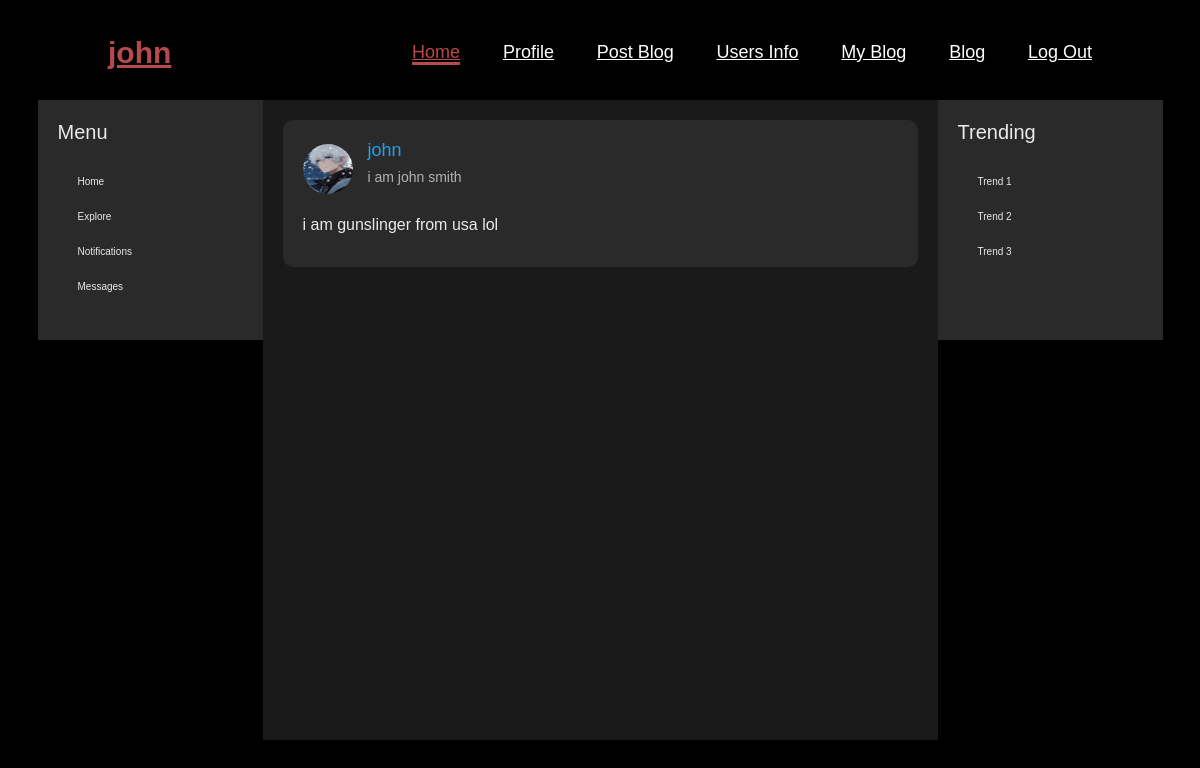
/blog.php (signed in), run on the app's committed database.
### tables this page shows
CREATE TABLE `users` (
  `id` int(11) NOT NULL,
  `fname` varchar(250) NOT NULL,
  `lname` varchar(250) NOT NULL,
  `email` varchar(250) NOT NULL,
  `phone` varchar(250) NOT NULL,
  `address` varchar(250) NOT NULL,
  `password` varchar(255) NOT NULL
);

CREATE TABLE `table` (
  `postid` int(11) NOT NULL,
  `title` text NOT NULL,
  `blog` text NOT NULL,
  `userid` int(11) NOT NULL,
  `postedtime` datetime NOT NULL
);

### sessionstart.php (called while the page is built, shortened)
<?php
    if(isset($_SESSION['login'])&& $_SESSION['login']=='true' ){
    $id=$_SESSION['id'];
    include 'server.php';
    $from="SELECT * FROM `users` WHERE `id`='$id'";
   $result=mysqli_query($conn,$from);
   $row=mysqli_fetch_assoc($result);
$fname=$row['fname'];
    }else{
      header('location:login.php');
    }
    ?>

### blog.php (the view, shortened to what this page needs)
<?php
include("nav.php")
?>
<?php
if (isset($_SESSION['login']) && $_SESSION['login'] == 'true') {
    $userid = $_SESSION['id'];
    include 'server.php';
    $from = "SELECT * FROM `table` WHERE `userid`='$userid' ";
    $result = mysqli_query($conn, $from);
} else {
    header('location:login.php');
}
?>
<!DOCTYPE html>
<html lang="en">
<head>
    <link rel="stylesheet" href="blogstyle.css">
    <link href="https://cdn.jsdelivr.net/npm/bootstrap@5.3.3/dist/css/bootstrap.min.css" rel="stylesheet">
</head>
<body>
    <div class="container">
        <div class="sidebar">
            <h2>Menu</h2>
            <ul>
                <li>Home</li>
                <li>Explore</li>
                <li>Notifications</li>
                <li>Messages</li>
            </ul>
        </div>
        <div class="main-content">
            <div class="posts">
                <?php
                while ($row = mysqli_fetch_assoc($result)) {
                    $title = $row['title'];
                    $blog = $row['blog'];
                    echo '
                    <div class="post">
                        <div class="user-info">
                            <img class="Avatar" src="images/profile 2.jpg" alt="User Avatar">
                            <div class="user-details">
                                <h3>' . $fname . '</h3>
                                <p>' . $title . '</p>
                            </div>
                        </div>
                        <p class="post-content">' . $blog . '</p>
                    </div>';
                }
                ?>
            </div>
        </div>
        <div class="sidebar right">
            <h2>Trending</h2>
            <ul>
                <li>Trend 1</li>
                <li>Trend 2</li>
                <li>Trend 3</li>
            </ul>
        </div>
    </div>
</body>
</html>

### nav.php (shortened to what this page needs)
<?php
include("sessionstart.php");
?>
<!DOCTYPE html>
<html lang="en">
<head>
  <link rel="stylesheet" href="style.css">
</head>
<body>
<header>
        <a href="#" class="logo"> <?php
            echo $fname;
            ?></a>
        <nav >
            <a  href="main.php" class="active"> Home</a>
            <a href="profile.php" >Profile</a>
            <a href="postBlog.php" >Post Blog</a>
            <a href="table.php" >Users Info</a>
            <a href="blog.php" >My Blog</a>
            <a href="allblog.php" >Blog</a>
            <a href="Logout.php" >Log Out</a>
        </nav>
    </header>
</body>
</html>

### style.css (style rules this page uses)
* { margin: 0; padding: 0; box-sizing: border-box; text-decoration: none; border: none; outline: none; font-family: 'Poppins', sans-serif; }
html { font-size: 62.5%; }
body { width: 100%; height: 100vh; overflow-x: hidden; background-color: black; color: white; }
header { margin-top: 20px; position: fixed; top: 0; left: 0; width: 100%; padding: 1rem 9%; background-color: transparent; filter: drop-shadow(10px); display: flex; justify-content: space-between; align-items: center; z-index: 100; }
.logo { font-size: 3rem; color: #b74b4b; font-weight: 800; cursor: pointer; transition: 0.5s ease; }
nav a { font-size: 1.8rem; color: white; margin-left: 4rem; font-weight: 500; transition: 0.3s ease; border-bottom: 3px solid transparent; }
nav a:hover, nav a.active { color: #b74b4b; border-bottom: 3px solid #b74b4b; }

### blogstyle.css (style rules this page uses)
* { margin: 0; padding: 0; box-sizing: border-box; font-family: Arial, sans-serif; }
body { background-color: black !important; }
.container { margin-top: 100px; display: flex; height: 80vh !important; background-color:black; color: #eaeaea; overflow-y: auto; }
.sidebar { width: 20%; background-color: #2a2a2a; padding: 20px; display: flex; flex-direction: column; height: 30vh; }
.sidebar h2 { font-size: 20px; margin-bottom: 20px; }
.sidebar ul { list-style: none; }
.sidebar ul li { padding: 10px 0; cursor: pointer; transition: color 0.3s ease; }
.main-content { width: 60%; padding: 20px; background-color: #1a1a1a; overflow-y: auto; }
.posts { display: flex; flex-direction: column; gap: 20px; }
.post { background-color: #2a2a2a; padding: 20px; border-radius: 10px; }
.user-info { display: flex; align-items: center; margin-bottom: 15px; }
.Avatar { width: 50px; height: 50px; border-radius: 50%; margin-right: 15px; }
.user-details h3 { font-size: 18px; margin-bottom: 5px; color: #1da1f2; }
.user-details p { font-size: 14px; color: #b3b3b3; }
.post-content { font-size: 16px; line-height: 1.5; }
.sidebar.right { width: 20%; background-color: #2a2a2a; padding: 20px; }
.sidebar.right h2 { font-size: 20px; margin-bottom: 20px; }
.sidebar.right ul { list-style: none; }
.sidebar.right ul li { padding: 10px 0; cursor: pointer; transition: color 0.3s ease; }

### data on the page
users: fname "john"
table: userid.fname "john", title "i am john smith", blog "i am gunslinger from usa lol"
